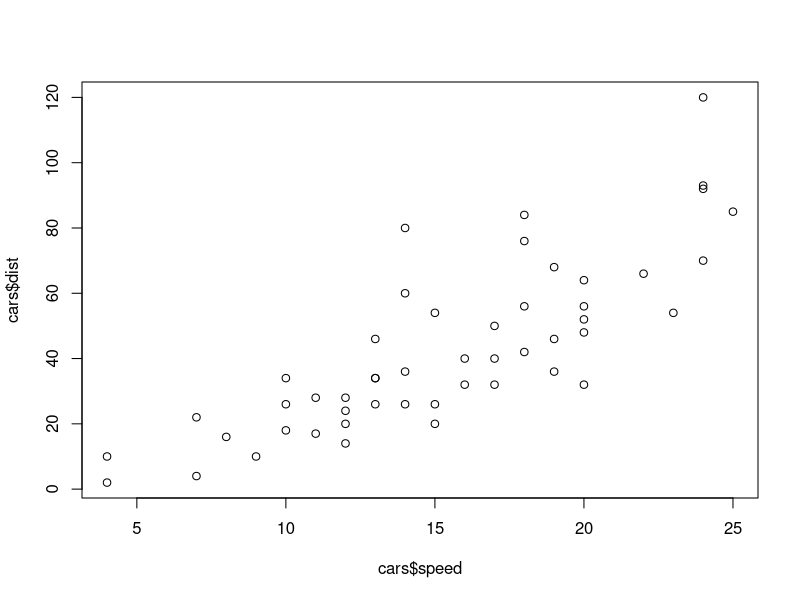
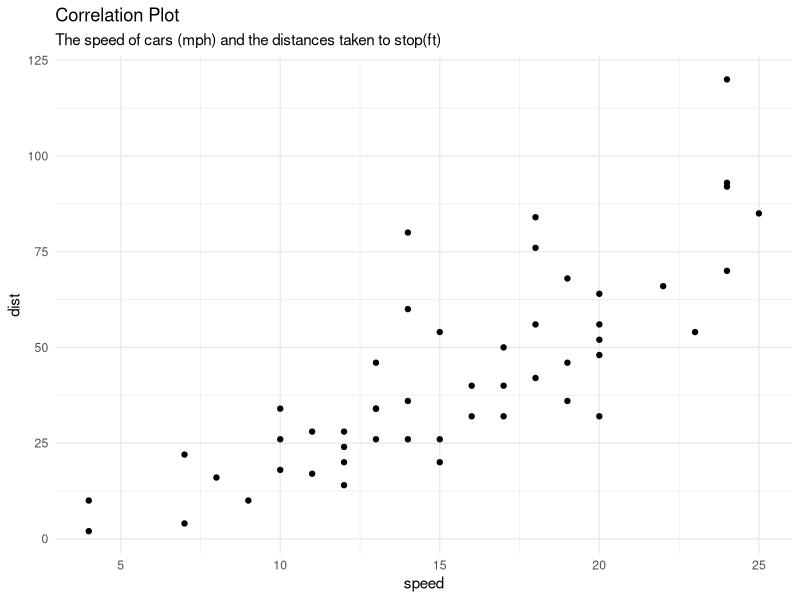
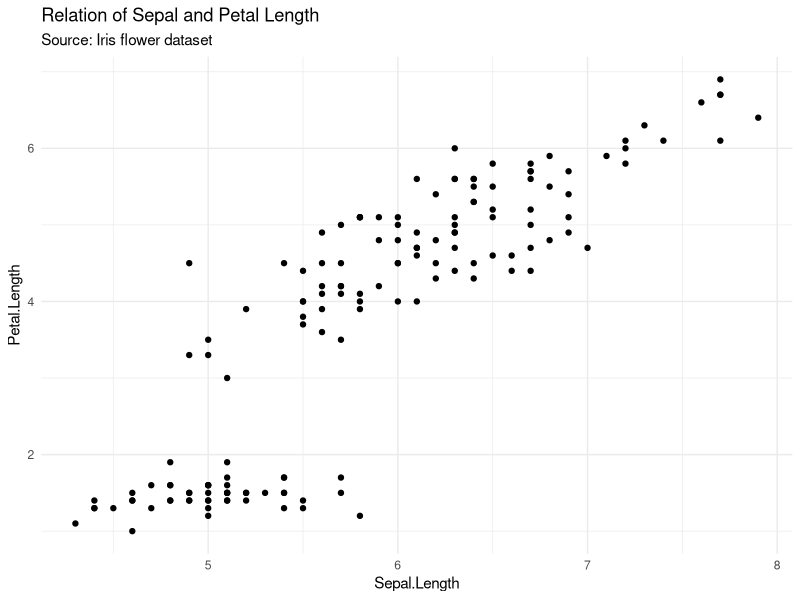
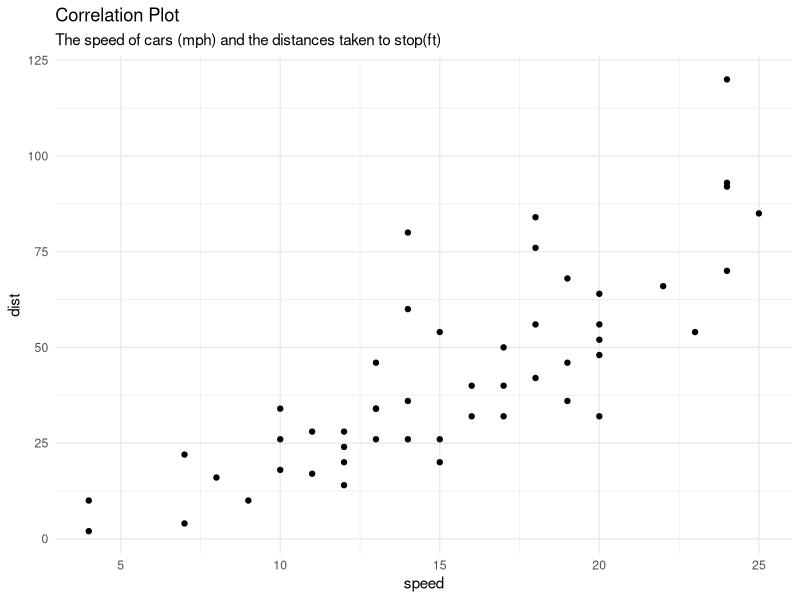

Reproduce these figures in R, in order. (Note: this script raises an error after producing the figures.)
## ---- chunk 1
knitr::opts_chunk$set(
  echo = TRUE,
  warning = FALSE,
  message = FALSE,
  fig.align = "center"
)
## ---- chunk 2
plot(x = cars$speed, y = cars$dist)
## ---- chunk 3
scatter_plot <- function(data, xaxis, yaxis, title, sub){
  
  # define the library
  
  library(ggplot2)
  library(rlang)
  
  xaxis <- sym(xaxis)
  yaxis <- sym(yaxis)
  
  # visualization
  
  plot <- ggplot(data = data, mapping = aes(x = !!xaxis, y = !!yaxis)) +
    geom_point() +
    labs(title = title,
         subtitle = sub) +
    theme_minimal()
  
  return(plot)
  
}
## ---- chunk 4
scatter_plot(
  data = cars, 
  xaxis = "speed", 
  yaxis = "dist",
  title = "Correlation Plot",
  sub = "The speed of cars (mph) and the distances taken to stop(ft)"
)
## ---- chunk 5
scatter_plot(
  data = iris, 
  xaxis = "Sepal.Length", 
  yaxis = "Petal.Length",
  title = "Relation of Sepal and Petal Length",
  sub = "Source: Iris flower dataset"
)
## ---- chunk 6
new_scatter_plot <- function(){
  
  # define the library
  
  library(ggplot2)
  
  # visualization
  
  plot <- ggplot(data = cars, mapping = aes(x = speed, y = dist)) +
    geom_point() +
    labs(title = "Correlation Plot",
         subtitle = "The speed of cars (mph) and the distances taken to stop(ft)") +
    theme_minimal()
  
  return(plot)
  
}

new_scatter_plot()
## ---- chunk 7
knitr::include_graphics(path = "assets/bbplot_example_plots.png")
## ---- chunk 8
knitr::include_graphics(path = "assets/shiny architecture.png")
## ---- chunk 9
knitr::include_graphics(path = "assets/shiny-example.png")
